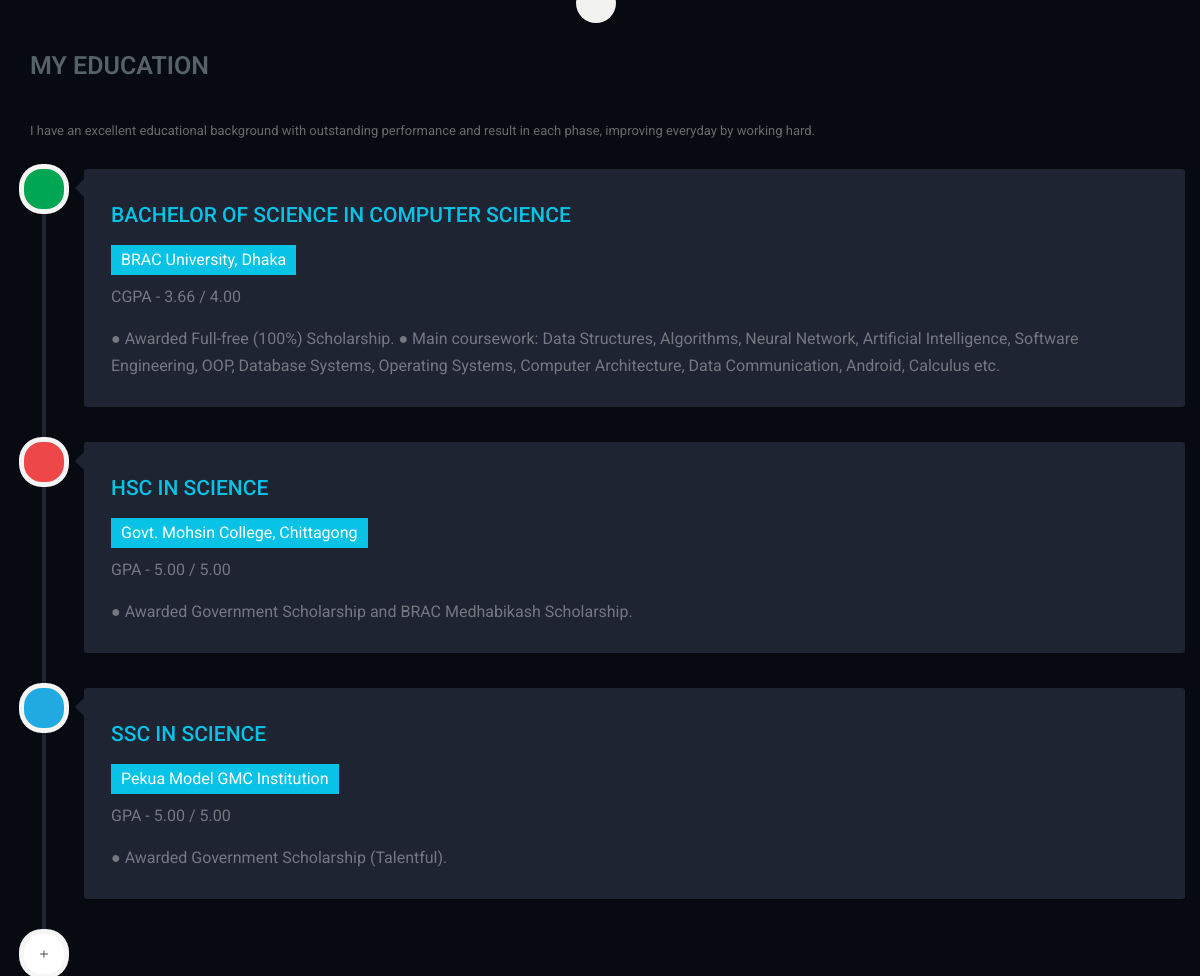
The app's page / (middle part), older data.
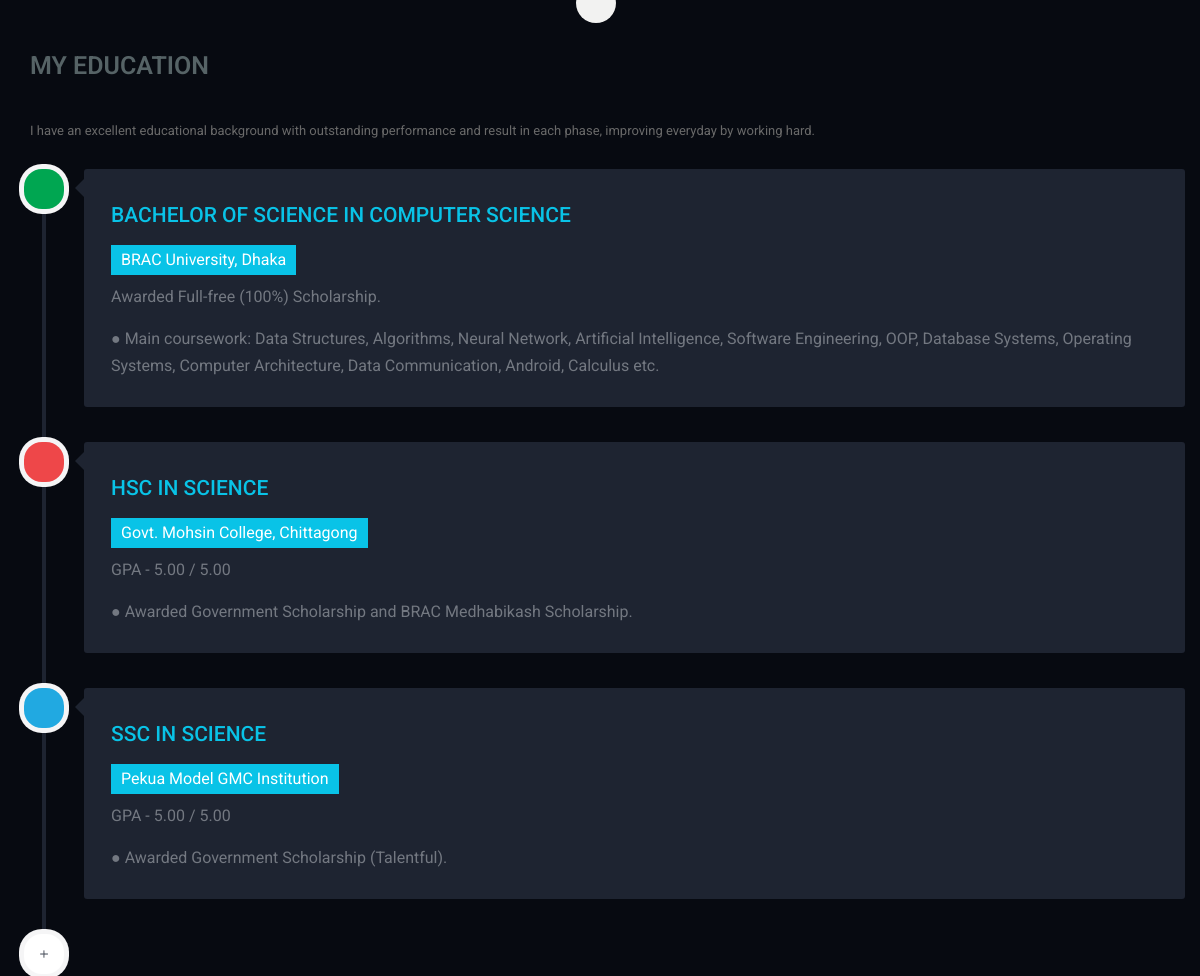
The same page, newer data.
### resume_app/models.py (models this page shows)
class Education(models.Model):
    description = models.CharField(max_length=1000, default='')
    degree1 = models.CharField(max_length=1000, default='')
    institute1 = models.CharField(max_length=1000, default='')
    result1 = models.CharField(max_length=1000, default='')
    description1 = models.CharField(max_length=1000, default='')
    degree2 = models.CharField(max_length=1000, default='')
    institute2 = models.CharField(max_length=1000, default='')
    result2 = models.CharField(max_length=1000, default='')
    description2 = models.CharField(max_length=1000, default='')
    degree3 = models.CharField(max_length=1000, default='')
    institute3 = models.CharField(max_length=1000, default='')
    result3 = models.CharField(max_length=1000, default='')
    description3 = models.CharField(max_length=1000, default='')

### resume_app/views.py (the view)
# urls.py: 2. Add a URL to urlpatterns:  path('', views.home, name='home')
def home(request):
    manage_visitors(request)
    resume = Resume.objects.get(pk=1)
    field = Field.objects.get(pk=1)
    education = Education.objects.get(pk=1)
    experience = Experience.objects.get(pk=1)
    review = Review.objects.get(pk=1)
    portfolio = Portfolio.objects.all()
    skill_description = SkillDescription.objects.all()
    skill = SkillName.objects.all()
    awards = Awards.objects.all()
    certificate = Certificate.objects.all()
    metadata = MetaData.objects.get(pk=1)
    unique_visitors_count = UserIP.objects.all().count()
    context = {
            "resume": resume,
            "field": field,
            "education": education,
            "experience": experience,
            "review": review,
            "portfolio": portfolio,
            "skill_description": skill_description,
            "skill": skill,
            "awards": awards,
            "certificate": certificate,
            "metadata": metadata,
            "unique_visitors_count": unique_visitors_count,
        }
    return render(request, 'resume/home.html', context)

### resume_app/helpers.py (called while the page is built)
def get_ip(request):
    address = request.META.get('HTTP_X_FORWARDED_FOR')
    if address:
        ip = address.split(',')[-1].strip()
    else:
        ip = request.META.get('REMOTE_ADDR')
    return ip

def manage_visitors(request):
    try:
        ip = get_ip(request)
        user = UserIP(ip=ip)
        ip = UserIP.objects.filter(ip=ip)
        if len(ip):
            ip[0].save()
        else:
            user.save()
    except:
        pass

### resume_app/templates/resume/home.html (shortened to what this page needs)
{% load static %}
<!DOCTYPE html>
<html lang="en">
  <head>
    <link href="{%static 'assets/css/bootstrap.min.css'%}" rel="stylesheet">
    <link rel="stylesheet" href="{%static 'css/font-awesome.min.css'%}">
    <link rel="stylesheet" href="{%static 'css/animate.css'%}">
    <link rel="stylesheet" href="{%static 'css/prettyPhoto.css'%}">
    <link rel="stylesheet" href="{%static 'css/style.css'%}">
  </head>
   <body data-spy="scroll" data-target=".main-nav">
	<section id="resume-details" class="section-padding">
<div class="container">
<div class="row">
    <div class="col-md-12 wow fadeInLeft">
					<div class="resume-inner">
					<h2 class="heading-title">My Education</h2>
						<p>{{education.description}}
					</div>
				</div>
</div>
	<div class="row">
        <div class="timeline-centered">
        <article class="timeline-entry">
            <div class="timeline-entry-inner">
                <div class="timeline-icon bg-success">
                </div>
				<div class="timeline-label">
                   <h3 class="resume-title">{{education.degree1}}</h3>
				   <h4 class="result">{{education.institute1}}</h4>
				   <p>{{education.result1}}</p>
					<p>{{education.description1}}</p>
				</div>
            </div>
        </article>
        <article class="timeline-entry">
            <div class="timeline-entry-inner">
                <div class="timeline-icon bg-secondary">
                </div>
                <div class="timeline-label">
                   <h3 class="resume-title">{{education.degree2}}</h3>
				   <h4 class="result">{{education.institute2}}</h4>
				   <p>{{education.result2}}</p>
					<p>{{education.description2}}</p>
				</div>
            </div>
        </article>
        <article class="timeline-entry">
            <div class="timeline-entry-inner">
                <div class="timeline-icon bg-info">
                </div>
                <div class="timeline-label">
                   <h3 class="resume-title">{{education.degree3}}</h3>
				   <h4 class="result">{{education.institute3}}</h4>
				   <p>{{education.result3}}</p>
				   <p>{{education.description3}}</p>
				</div>
            </div>
        </article>
        <article class="timeline-entry begin">
            <div class="timeline-entry-inner">
                <div class="timeline-icon" style="-webkit-transform: rotate(-90deg); -moz-transform: rotate(-90deg);">
                     +
                </div>
            </div>
        </article>
    </div>
	</div>
</div>
	</section>
  </body>
</html>

### resume_app/static/css/style.css (style rules this page uses)
html { overflow-x: hidden !important; width: 100%; height: 100%; position: relative; -webkit-font-smoothing: antialiased; text-rendering: optimizeLegibility; }
body { border: 0; margin: 0; padding: 0; color: #333333; font-size: 13px; background: #070A11; }
section { position: relative; }
body, p { font-family: 'Roboto', sans-serif; font-weight: normal; font-size: 13px; line-height: 20px; }
h1, h2, h3, h4, h5, h6 { font-family: 'Roboto', sans-serif; }
h2 { font-size: 25px; line-height: 20px; font-weight: 500; text-transform: uppercase; color: #566366; }
h3 { font-size: 21px; line-height: 20px; text-transform: uppercase; font-weight: 500; color: #09C3E7; }
h4 { font-size: 16px; line-height: 16px; font-weight: 400; }
.section-padding { padding: 40px 0px; }
p { color: #696969; }
h2.heading-title { margin-bottom: 45px; font-weight: 600; }
.resume-inner { width: 95%; }
.result,.year { background: #09C3E7; color: #fff; padding: 7px 10px; display: inline-block; font-weight: 400; margin-bottom: 8px; }
.timeline-centered { position: relative; margin-bottom: 27px; margin-top: 18px; }
.timeline-centered:before, .timeline-centered:after { content: " "; display: table; }
.timeline-centered:after { clear: both; }
.timeline-centered:before { content: '';position: absolute;display: block;width: 4px;background: #1E2431;top: 18px;bottom: 18px;margin-left: 27px; }
.timeline-centered .timeline-entry { position: relative; margin-top: 5px; margin-left: 27px; margin-bottom: 10px; clear: both; }
.timeline-centered .timeline-entry:before, .timeline-centered .timeline-entry:after { content: " "; display: table; }
.timeline-centered .timeline-entry:after { clear: both; }
.timeline-centered .timeline-entry.begin { margin-bottom: 0; }
.timeline-centered .timeline-entry .timeline-entry-inner { position: relative; margin-left: -18px; }
.timeline-centered .timeline-entry .timeline-entry-inner:before, .timeline-centered .timeline-entry .timeline-entry-inner:after { content: " "; display: table; }
.timeline-centered .timeline-entry .timeline-entry-inner:after { clear: both; }
.timeline-centered .timeline-entry .timeline-entry-inner .timeline-icon { background: #fff; color: #737881; display: block; width: 40px; height: 40px; -webkit-background-clip: padding-box; -moz-background-clip: padding; background-clip: padding-box; -webkit-border-radius: 18px; -moz-border-radius: 18px; border-radius: 18px; text-align: center; -moz-box-shadow: 0 0 0 5px #f5f5f6; -webkit-box-shadow: 0 0 0 5px #f5f5f6; box-shadow: 0 0 0 5px #f5f5f6; line-height: 40px; font-size: 15px; float: left; }
.timeline-centered .timeline-entry .timeline-entry-inner .timeline-icon.bg-secondary { background-color: #ee4749; color: #fff; }
.timeline-centered .timeline-entry .timeline-entry-inner .timeline-icon.bg-success { background-color: #00a651; color: #fff; }
.timeline-centered .timeline-entry .timeline-entry-inner .timeline-icon.bg-info { background-color: #21a9e1; color: #fff; }
.timeline-centered .timeline-entry .timeline-entry-inner .timeline-label { position: relative;background: #1E2431;padding: 18px 27px;margin-left: 60px;-webkit-background-clip: padding-box;-moz-background-clip: padding;background-clip: padding-box;-webkit-border-radius: 3px;-moz-border-radius: 3px;border-radius: 3px;margin-bottom: 25px; }
.timeline-centered .timeline-entry .timeline-entry-inner .timeline-label:after { content: ''; display: block; position: absolute; width: 0; height: 0; border-style: solid; border-width: 9px 9px 9px 0; border-color: transparent #1E2431 transparent transparent; left: 0; top: 10px; margin-left: -9px; }
.timeline-centered .timeline-entry .timeline-entry-inner .timeline-label h2, .timeline-centered .timeline-entry .timeline-entry-inner .timeline-label p { color: #737881; font-family: 'Roboto', sans-serif; font-weight: normal; font-size: 16px; line-height: 27px; }
.timeline-centered .timeline-entry .timeline-entry-inner .timeline-label p + p { margin-top: 15px; }

Row changes from the older to the newer data that the page shows:
changed Education "BACHELOR OF SCIENCE IN COMPUTER SCIENCE": result1 "CGPA - 3.66 / 4.00" → "Awarded Full-free (100%) Scholarship."; description1 "● Awarded Full-free (100%) Scholarship. ● Main coursework: Data Structures,…" → "● Main coursework: Data Structures,…"
